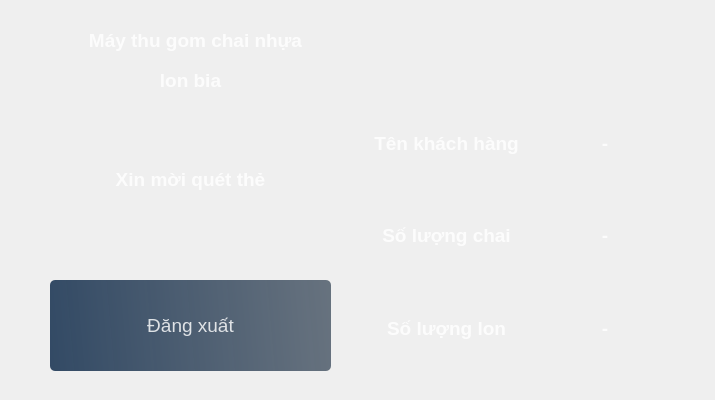
<?xml version="1.0" encoding="UTF-8"?>
<ui version="4.0">
 <class>MainWindow</class>
 <widget class="QMainWindow" name="MainWindow">
  <property name="geometry">
   <rect>
    <x>0</x>
    <y>0</y>
    <width>715</width>
    <height>400</height>
   </rect>
  </property>
  <property name="windowTitle">
   <string>MainWindow</string>
  </property>
  <widget class="QWidget" name="centralwidget">
   <widget class="QWidget" name="widget" native="true">
    <property name="geometry">
     <rect>
      <x>0</x>
      <y>0</y>
      <width>720</width>
      <height>440</height>
     </rect>
    </property>
    <property name="styleSheet">
     <string notr="true">QPushButton#button{	
	background-color: qlineargradient(spread:pad, x1:0, y1:0.505682, x2:1, y2:0.477, stop:0 rgba(20, 47, 78, 219), stop:1 rgba(85, 98, 112, 226));
	color:rgba(255, 255, 255, 210);
	border-radius:5px;
}
QPushButton#button:hover{	
	background-color: qlineargradient(spread:pad, x1:0, y1:0.505682, x2:1, y2:0.477, stop:0 rgba(40, 67, 98, 219), stop:1 rgba(105, 118, 132, 226));
}
QPushButton#button:pressed{	
	padding-left:5px;
	padding-top:5px;
	background-color:rgba(105, 118, 132, 200);
}</string>
    </property>
    <widget class="QLabel" name="label_g">
     <property name="geometry">
      <rect>
       <x>10</x>
       <y>10</y>
       <width>691</width>
       <height>381</height>
      </rect>
     </property>
     <property name="styleSheet">
      <string notr="true">border-image: url(:/image/recycle.png);
border-radius:20px;
</string>
     </property>
     <property name="text">
      <string/>
     </property>
    </widget>
    <widget class="QPushButton" name="button">
     <property name="geometry">
      <rect>
       <x>50</x>
       <y>280</y>
       <width>281</width>
       <height>91</height>
      </rect>
     </property>
     <property name="font">
      <font>
       <pointsize>14</pointsize>
      </font>
     </property>
     <property name="text">
      <string>Đăng xuất</string>
     </property>
    </widget>
    <widget class="QLabel" name="trangthai">
     <property name="geometry">
      <rect>
       <x>80</x>
       <y>110</y>
       <width>221</width>
       <height>138</height>
      </rect>
     </property>
     <property name="font">
      <font>
       <pointsize>14</pointsize>
       <weight>75</weight>
       <bold>true</bold>
      </font>
     </property>
     <property name="styleSheet">
      <string notr="true">color:rgba(255, 255, 255, 210);</string>
     </property>
     <property name="lineWidth">
      <number>1</number>
     </property>
     <property name="text">
      <string>Xin mời quét thẻ</string>
     </property>
     <property name="alignment">
      <set>Qt::AlignCenter</set>
     </property>
    </widget>
    <widget class="QWidget" name="layoutWidget">
     <property name="geometry">
      <rect>
       <x>370</x>
       <y>100</y>
       <width>311</width>
       <height>271</height>
      </rect>
     </property>
     <layout class="QGridLayout" name="gridLayout">
      <item row="0" column="0">
       <widget class="QLabel" name="label">
        <property name="font">
         <font>
          <pointsize>14</pointsize>
          <weight>75</weight>
          <bold>true</bold>
         </font>
        </property>
        <property name="styleSheet">
         <string notr="true">color:rgba(255, 255, 255, 210);</string>
        </property>
        <property name="lineWidth">
         <number>1</number>
        </property>
        <property name="text">
         <string>Tên khách hàng</string>
        </property>
        <property name="alignment">
         <set>Qt::AlignCenter</set>
        </property>
       </widget>
      </item>
      <item row="0" column="1">
       <widget class="QLabel" name="tenkhachhang">
        <property name="font">
         <font>
          <pointsize>14</pointsize>
          <weight>75</weight>
          <bold>true</bold>
         </font>
        </property>
        <property name="autoFillBackground">
         <bool>false</bool>
        </property>
        <property name="styleSheet">
         <string notr="true">color:rgba(255, 255, 255, 210);</string>
        </property>
        <property name="text">
         <string>-</string>
        </property>
        <property name="alignment">
         <set>Qt::AlignCenter</set>
        </property>
       </widget>
      </item>
      <item row="1" column="0">
       <widget class="QLabel" name="label_3">
        <property name="font">
         <font>
          <pointsize>14</pointsize>
          <weight>75</weight>
          <bold>true</bold>
         </font>
        </property>
        <property name="styleSheet">
         <string notr="true">color:rgba(255, 255, 255, 210);</string>
        </property>
        <property name="lineWidth">
         <number>1</number>
        </property>
        <property name="text">
         <string>Số lượng chai</string>
        </property>
        <property name="alignment">
         <set>Qt::AlignCenter</set>
        </property>
       </widget>
      </item>
      <item row="1" column="1">
       <widget class="QLabel" name="soluongchai">
        <property name="font">
         <font>
          <pointsize>14</pointsize>
          <weight>75</weight>
          <bold>true</bold>
         </font>
        </property>
        <property name="autoFillBackground">
         <bool>false</bool>
        </property>
        <property name="styleSheet">
         <string notr="true">color:rgba(255, 255, 255, 210);</string>
        </property>
        <property name="text">
         <string>-</string>
        </property>
        <property name="alignment">
         <set>Qt::AlignCenter</set>
        </property>
       </widget>
      </item>
      <item row="2" column="0">
       <widget class="QLabel" name="label_4">
        <property name="font">
         <font>
          <pointsize>14</pointsize>
          <weight>75</weight>
          <bold>true</bold>
         </font>
        </property>
        <property name="styleSheet">
         <string notr="true">color:rgba(255, 255, 255, 210);</string>
        </property>
        <property name="lineWidth">
         <number>1</number>
        </property>
        <property name="text">
         <string>Số lượng lon</string>
        </property>
        <property name="alignment">
         <set>Qt::AlignCenter</set>
        </property>
       </widget>
      </item>
      <item row="2" column="1">
       <widget class="QLabel" name="soluonglon">
        <property name="font">
         <font>
          <pointsize>14</pointsize>
          <weight>75</weight>
          <bold>true</bold>
         </font>
        </property>
        <property name="autoFillBackground">
         <bool>false</bool>
        </property>
        <property name="styleSheet">
         <string notr="true">color:rgba(255, 255, 255, 210);</string>
        </property>
        <property name="text">
         <string>-</string>
        </property>
        <property name="alignment">
         <set>Qt::AlignCenter</set>
        </property>
       </widget>
      </item>
     </layout>
    </widget>
    <widget class="QLabel" name="label_5">
     <property name="geometry">
      <rect>
       <x>10</x>
       <y>20</y>
       <width>371</width>
       <height>41</height>
      </rect>
     </property>
     <property name="font">
      <font>
       <pointsize>14</pointsize>
       <weight>75</weight>
       <bold>true</bold>
      </font>
     </property>
     <property name="styleSheet">
      <string notr="true">color:rgba(255, 255, 255, 210);</string>
     </property>
     <property name="lineWidth">
      <number>1</number>
     </property>
     <property name="text">
      <string>Máy thu gom chai nhựa</string>
     </property>
     <property name="alignment">
      <set>Qt::AlignCenter</set>
     </property>
    </widget>
    <widget class="QLabel" name="label_6">
     <property name="geometry">
      <rect>
       <x>110</x>
       <y>60</y>
       <width>161</width>
       <height>41</height>
      </rect>
     </property>
     <property name="font">
      <font>
       <pointsize>14</pointsize>
       <weight>75</weight>
       <bold>true</bold>
      </font>
     </property>
     <property name="styleSheet">
      <string notr="true">color:rgba(255, 255, 255, 210);</string>
     </property>
     <property name="lineWidth">
      <number>1</number>
     </property>
     <property name="text">
      <string>lon bia</string>
     </property>
     <property name="alignment">
      <set>Qt::AlignCenter</set>
     </property>
    </widget>
   </widget>
  </widget>
 </widget>
 <resources>
  <include location="res.qrc"/>
 </resources>
 <connections/>
</ui>
